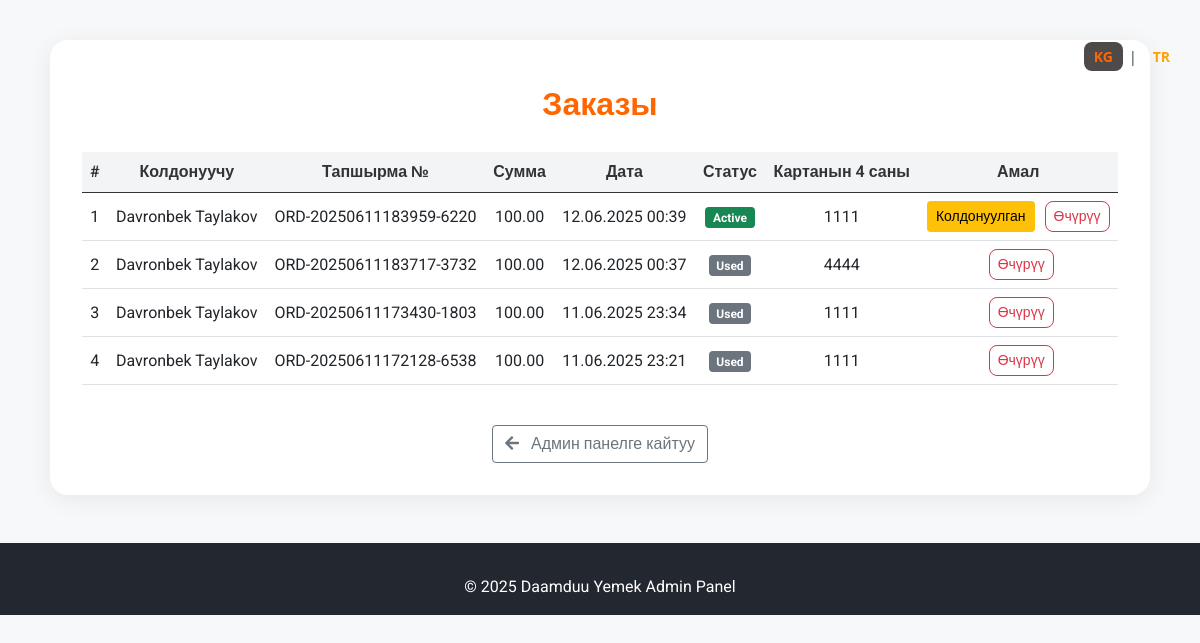
/panel/orders/ (signed in), run on the app's committed database.
### daamduu_yemek_app/models.py (models this page shows, shortened)
class Order(models.Model):
    user = models.ForeignKey(User, on_delete=models.CASCADE)
    order_number = models.CharField(max_length=20, unique=True)
    amount = models.DecimalField(max_digits=10, decimal_places=2)
    payment_date = models.DateTimeField(default=timezone.now)
    card_last_four = models.CharField(max_length=4)
    qr_code_data = models.TextField(blank=True, null=True)
    status = models.CharField(max_length=10, choices=[('active', 'Active'), ('used', 'Used')], default='active')

### daamduu_yemek_app/views.py (the view, shortened to what this page needs)
# urls.py: path('panel/orders/', views.admin_orders, name='admin_orders'),
@login_required
def admin_orders(request):
    if not request.user.is_superuser:
        messages.error(request, 'Bu sayfaya erişim yetkiniz yok.')
        return redirect('daamduu_yemek:home')
    message = None
    orders = Order.objects.select_related('user').order_by('-payment_date')
    return render(request, 'daamduu_yemek_app/admin-orders.html', {
        'orders': orders,
        'message': message
    })

### daamduu_yemek_app/templates/daamduu_yemek_app/admin-orders.html (shortened to what this page needs)
{% extends "daamduu_yemek_app/base_admin.html" %}
{% load static %}
{% block content %}
<div class="language-switcher">
    <a href="?lang=kg" class="lang-link" id="kg-link">KG</a>
    <span class="divider">|</span>
    <a href="?lang=tr" class="lang-link" id="tr-link">TR</a>
</div>
<div class="admin-orders-card">
    <div class="admin-orders-title" data-lang-tr="Siparişler" data-lang-kg="Заказы">Siparişler</div>
    <table class="table admin-orders-table">
        <thead>
            <tr>
                <th>#</th>
                <th data-lang-tr="Kullanıcı" data-lang-kg="Колдонуучу">Kullanıcı</th>
                <th data-lang-tr="Sipariş No" data-lang-kg="Тапшырма №">Sipariş No</th>
                <th data-lang-tr="Tutar" data-lang-kg="Сумма">Tutar</th>
                <th data-lang-tr="Tarih" data-lang-kg="Дата">Tarih</th>
                <th data-lang-tr="Durum" data-lang-kg="Статус">Durum</th>
                <th data-lang-tr="Son 4 Kart" data-lang-kg="Картанын 4 саны">Son 4 Kart</th>
                <th data-lang-tr="İşlem" data-lang-kg="Амал">İşlem</th>
            </tr>
        </thead>
        <tbody>
            {% for order in orders %}
            <tr>
                <td>{{ forloop.counter }}</td>
                <td>{{ order.user.get_full_name|default:order.user.username }}</td>
                <td>{{ order.order_number }}</td>
                <td>{{ order.amount }}</td>
                <td>{{ order.payment_date|date:'d.m.Y H:i' }}</td>
                <td>
                    {% if order.status == 'active' %}
                        <span class="badge bg-success">Active</span>
                    {% else %}
                        <span class="badge bg-secondary">Used</span>
                    {% endif %}
                </td>
                <td>{{ order.card_last_four }}</td>
                <td>
                    {% if order.status == 'active' %}
                    <form method="post" action="" style="display:inline;">
                        <button type="submit" class="btn btn-warning btn-sm" data-lang-tr="Kullanıldı" data-lang-kg="Колдонуулган">Kullanıldı</button>
                    </form>
                    {% endif %}
                    <form method="post" action="" style="display:inline; margin-left: 6px;">
                        <button type="submit" class="btn btn-outline-danger btn-sm" data-lang-tr="Sil" data-lang-kg="Өчүрүү" onclick="return confirm('Silmek istediğinize emin misiniz?');">Sil</button>
                    </form>
                </td>
            </tr>
            {% empty %}
            <tr><td colspan="8" class="text-center text-muted" data-lang-tr="Sipariş yok" data-lang-kg="Заказ жок">Sipariş yok</td></tr>
            {% endfor %}
        </tbody>
    </table>
    <div class="back-btn">
        <a href="{% url 'daamduu_yemek:admin_dashboard' %}" class="btn btn-outline-secondary">
            <i class="fas fa-arrow-left me-2"></i>
            <span data-lang-tr="Yönetici Paneline Dön" data-lang-kg="Админ панелге кайтуу">Yönetici Paneline Dön</span>
        </a>
    </div>
</div>
{% endblock %}

### daamduu_yemek_app/templates/daamduu_yemek_app/base_admin.html (shortened to what this page needs)
{% load static %}
<!DOCTYPE html>
<html lang="tr">
<head>
    <link href="https://cdn.jsdelivr.net/npm/bootstrap@5.0.1/dist/css/bootstrap.min.css" rel="stylesheet" />
    <link rel="stylesheet" href="https://cdnjs.cloudflare.com/ajax/libs/font-awesome/5.15.2/css/all.min.css" />
    <link rel="stylesheet" href="https://cdn.jsdelivr.net/npm/bootstrap-icons@1.11.3/font/bootstrap-icons.css" />
    <link rel="stylesheet" href="{% static 'css/style.css' %}" />
</head>
<body>
    {% block content %}{% endblock %}
    <footer class="admin-footer text-center">
        <div class="container">
            <span>&copy; 2025 Daamduu Yemek Admin Panel</span>
        </div>
    </footer>
</body>
</html>

### daamduu_yemek_app/static/css/style.css (style rules this page uses)
* { -webkit-box-sizing: border-box; box-sizing: border-box; margin: 0; padding: 0; }
.language-switcher { position: absolute; top: 10px; right: 20px; display: flex; align-items: center; gap: 6px; font-family: 'Segoe UI', sans-serif; font-weight: 600; font-size: 14px; background-color: transparent; }
.lang-link { color: var(--text-primary); text-decoration: none; padding: 4px 10px; border-radius: 8px; transition: all 0.3s ease; }
.lang-link.active { background-color: rgb(79, 74, 74); color: var(--text-primary); font-weight: 700; }
.divider { color: #444; font-weight: normal; }
a { text-decoration: none; }
:root { --primary-color: #ffa200; --secondry-color: #000000; --white-color: #fff; --black-color: #000000; --text-primary: #ffa200; --text-secondry: #151b20; --text-white: #fff; --text-color: #8d8d8d; --text-gray: #999; --base-font: "Roboto", sans-serif; --heading-font: "Lobster Two", sans-serif; }
html { scroll-behavior: smooth; }
body { font-family: var(--base-font); font-size: 100%; font-weight: 400; }

### daamduu_yemek_app/templates/daamduu_yemek_app/base_admin.html (style rules this page uses)
body { background: #181c23; color: #fff; min-height: 100vh; }
.language-switcher { margin-left: 1rem; }
.language-switcher .lang-link.active { font-weight: bold; color: #ff6600; }
.admin-footer { background: #23272f; color: #fff; padding: 2rem 0 1rem 0; margin-top: 3rem; }

### daamduu_yemek_app/templates/daamduu_yemek_app/admin-orders.html (style rules this page uses)
body { background: #f7f8fa !important; color: #222; }
.admin-orders-card { background: #fff; border-radius: 18px; box-shadow: 0 4px 24px rgba(0,0,0,0.07); padding: 2.5rem 2rem 2rem 2rem; max-width: 1100px; margin: 40px auto 0 auto; }
.admin-orders-title { font-size: 2rem; font-weight: 700; margin-bottom: 1.5rem; color: #ff6600; text-align: center; }
.admin-orders-table th, .admin-orders-table td { vertical-align: middle; text-align: center; }
.admin-orders-table th { background: #f3f4f6; color: #333; font-weight: 600; }
.admin-orders-table tbody tr { background: #fff; transition: box-shadow 0.2s; }
.btn-outline-danger { border-radius: 8px; }
.back-btn { margin-top: 2.5rem; display: flex; justify-content: center; }
.language-switcher { margin: 2rem auto 0 auto; text-align: center; }

### data on the page
Order: user.get_full_name "Davronbek Taylakov", order_number "ORD-20250611183959-6220", amount "100.00", payment_date "12.06.2025 00:39", status "Active", card_last_four "1111"
Order: user.get_full_name "Davronbek Taylakov", order_number "ORD-20250611183717-3732", amount "100.00", payment_date "12.06.2025 00:37", status "Used", card_last_four "4444"
Order: user.get_full_name "Davronbek Taylakov", order_number "ORD-20250611173430-1803", amount "100.00", payment_date "11.06.2025 23:34", status "Used", card_last_four "1111"
Order: user.get_full_name "Davronbek Taylakov", order_number "ORD-20250611172128-6538", amount "100.00", payment_date "11.06.2025 23:21", status "Used", card_last_four "1111"
